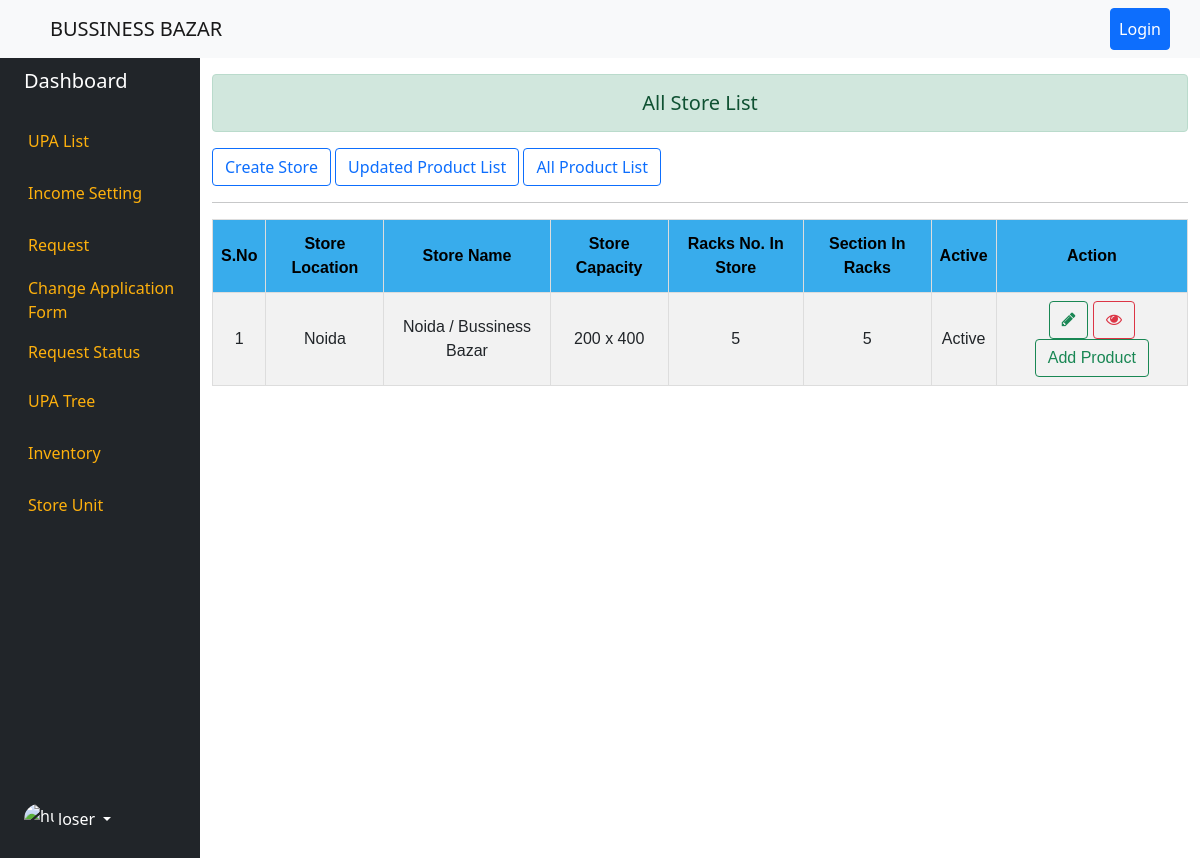
Screenshot of /store_list/ with the database file from the repository.
### dashboard/models.py (models this page shows, shortened)
class StoreKeepingUnit(models.Model):
    STORE_STATUS = (
        ('Active','Active'),
        ('In Active','In Active'),
        ('Closed','Closed')
    )
    location = models.ForeignKey(StoreLocationDefinition,on_delete=models.SET_NULL,blank=True, null=True)
    store_name = models.CharField(max_length=150,blank=True, null=True)
    store_address_one = models.CharField(max_length=100,blank=True, null=True)
    store_address_two = models.CharField(max_length=200,blank=True, null=True)
    store_address_three = models.CharField(max_length=200,blank=True, null=True)
    store_size = models.CharField(max_length=100,blank=True, null=True,help_text="100 x 200")
    no_of_racks = models.IntegerField(default=0, blank=True, null=True)
    avg_section_rack = models.IntegerField(default=1,blank=True, null=True)
    store_Status = models.CharField(max_length=10,blank=True, null=True,choices=STORE_STATUS,default="Active")
    created_by = models.ForeignKey(User,on_delete=models.SET_NULL,blank=True, null=True,related_name="created_Store")
    updated_by = models.ForeignKey(User,on_delete=models.SET_NULL,blank=True, null=True,related_name="updated_store")
    creation_date = models.DateField(auto_now_add=True,blank=True, null=True)

class StoreLocationDefinition(models.Model):
    locatio_name = models.CharField(max_length=200,blank=True, null=True)
    def __str__(self):
        return f"{self.locatio_name}"

### dashboard/views.py (the view)
# urls.py: path('store_list/',store_list,name="store-list"),
def store_list(request):
    qs = StoreKeepingUnit.objects.all()
    context = {'stores':qs}
    return render(request,'dashboard/store_list.html',context)

### templates/dashboard/store_list.html
{% extends "base.html" %}
{% block content %}
<div class="container-fluid">
    <div class="row flex-nowrap">
        {% include 'left_panel.html' %}
        <div class="col">
            <h5 class="alert alert-success text-center mt-3">All Store List</h5>
           <a href="{% url 'store-creation' %}" class="btn btn-outline-primary">Create Store</a>
           <a href="{% url 'product-updated-list'%}" class="btn btn-outline-primary">Updated Product List</a>
           <a href="{% url 'product-all-list'%}" class="btn btn-outline-primary">All Product List</a>
           <hr>
                <table id="customers">
                    <tr>
                      <th>S.No</th>
                      <th>Store Location</th>
                      <th>Store Name</th>
                      <th>Store Capacity</th>
                      <th>Racks No. In Store</th>
                      <th>Section In Racks</th>
                      <th>Active</th>
                      <th>Action</th>
                    </tr>
                    {% for store in stores %}
                    <tr>
                        <td>{{forloop.counter}}</td>
                        <td>{{store.location}}</td>
                        <td>{{store.store_name}}</td>
                        <td>{{store.store_size}}</td>
                        <td>{{store.no_of_racks}}</td>
                        <td>{{store.avg_section_rack}}</td>
                        <td>{{store.store_Status}}</td>
                        <td>
                            <a href="{% url 'update-store-creation' store.pk%}" class="btn btn-outline-success" title="Update Store Detail"><i class="fa fa-pencil" aria-hidden="true"></i></a>
                            <a href="" class="btn btn-outline-danger" title="store Details"><i class="fa fa-eye" aria-hidden="true"></i></a>
                            <a href="{% url 'product-addition-in-store' store.pk%}" class="btn btn-outline-success">Add Product</a>
                        </td>
                    </tr>
                    {% endfor %}
                </table>
        </div>
    </div>
</div>
{% endblock content %}

### static/style.css (style rules this page uses)
#customers { font-family: Arial, Helvetica, sans-serif; border-collapse: collapse; width: 100%; }
#customers td, #customers th { border: 1px solid #ddd; padding: 8px; }
#customers tr:nth-child(even) { background-color: #f2f2f2; }
#customers th { padding-top: 12px; padding-bottom: 12px; text-align: center; background-color: #38ACEC; color: black; }
#customers td { text-align: center; }

### rows the page displays
StoreKeepingUnit: location "Noida", store_name "Noida / Bussiness Bazar", store_size "200 x 400", no_of_racks "5", avg_section_rack "5", store_Status "Active"
